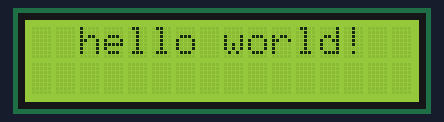
A sketch run on a simulated Arduino Uno, built with avr-gcc and run on an emulated ATmega328P. Parts: 16×2 character LCD.

Above: at 0.1 s.
At 1.1 s:
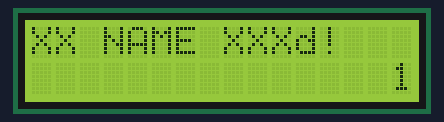
At 5.6 s:
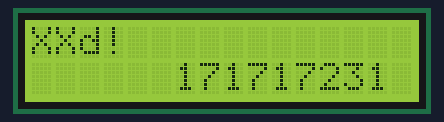
At 13.1 s:
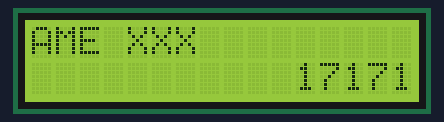
At 20.6 s:
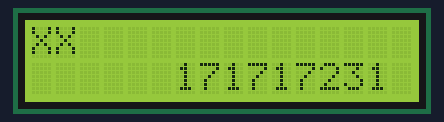
At 39.2 s:
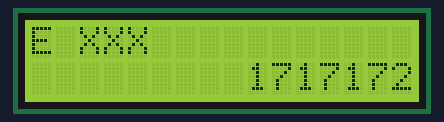

The sketch:

LCD.ino
```cpp
#include <LiquidCrystal.h>

int seconds = 0;

LiquidCrystal lcd_1(12, 11, 5, 4, 3, 2);

void setup()
{
  lcd_1.begin(16, 2); // Set up the number of columns and rows on the LCD.
	lcd_1.setCursor(2, 0);
  // Print a message to the LCD.
  lcd_1.print("hello world!");
  delay(1000);
}

void loop()
{

  lcd_1.setCursor(0, 0);

  // print from 0 to 9:

  lcd_1.print("XXX NAME XXX");


  // set the cursor to (16,1):

  lcd_1.setCursor(16, 1);

  // set the display to automatically scroll:

  lcd_1.autoscroll();

  String roll=String("171717231");
  for (int i = 0; i < 10; i++) {

    lcd_1.print(roll.charAt(i));

    delay(500);

  }

  // turn off automatic scrolling

  lcd_1.noAutoscroll();

  // clear screen for the next loop:

  lcd_1.clear();
}
```

Measured:
- what the display in image 1 shows lasts 0.5 s, from 1.1 s to 1.6 s
